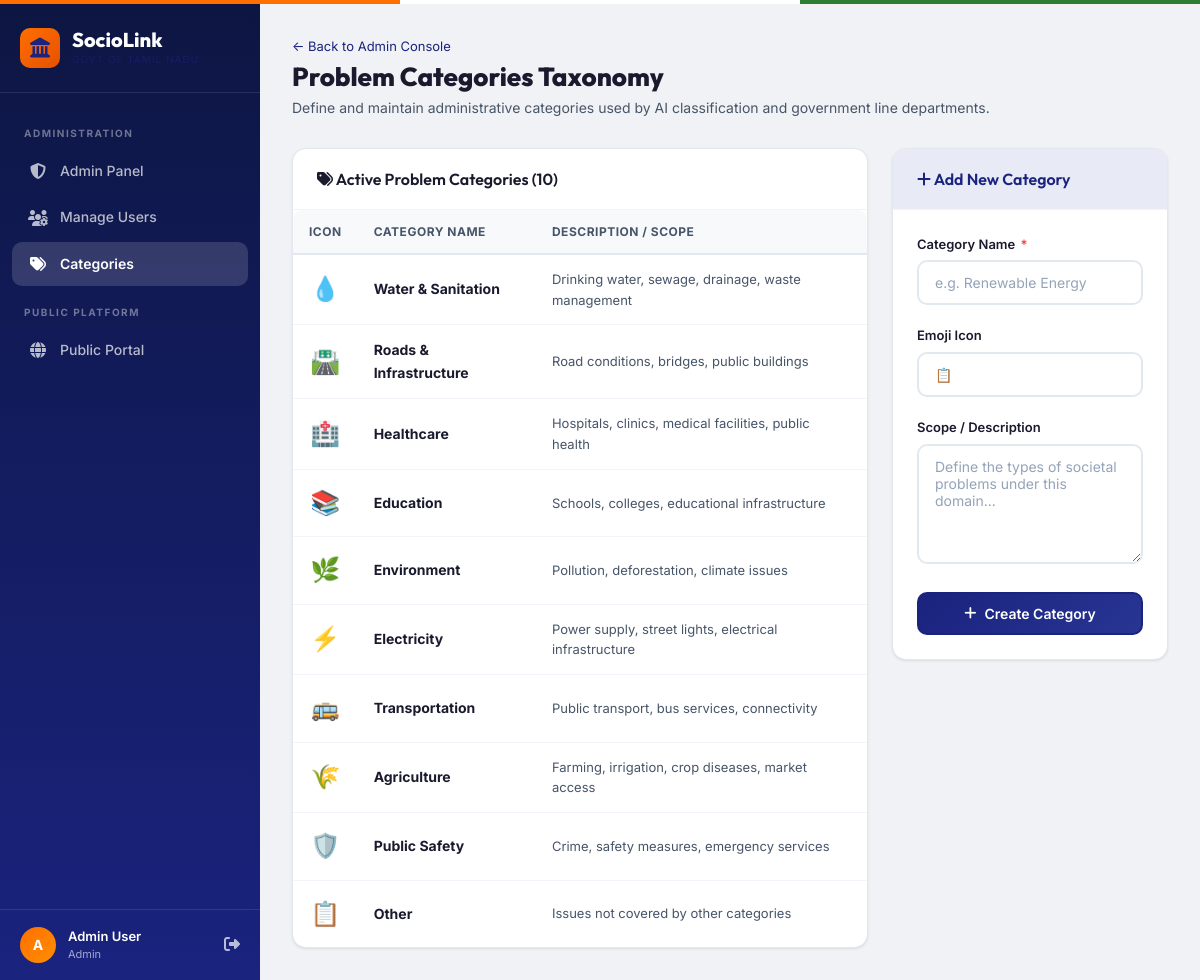
Page /admin/categories (signed in) on the committed database.
### tables this page shows
CREATE TABLE categories (
            id INTEGER PRIMARY KEY AUTOINCREMENT,
            name TEXT UNIQUE NOT NULL,
            description TEXT,
            icon TEXT
        );

### routes/admin.py (the view, shortened to what this page needs)
@admin_bp.route('/categories', methods=['GET', 'POST'])
@login_required
@role_required('admin')
def categories_list():
    db = get_db()
    categories = db.execute("SELECT * FROM categories").fetchall()
    db.close()
    return render_template('admin_categories.html', categories=categories)

### app.py (called while the page is built)
@app.context_processor
def inject_globals():
    return {
        'current_user': {
            'id': session.get('user_id'),
            'name': session.get('user_name'),
            'email': session.get('email'),
            'role': session.get('role'),
            'organization': session.get('organization'),
        } if 'user_id' in session else None
    }

### auth.py (called while the page is built)
def login_required(f):
    @wraps(f)
    def decorated_function(*args, **kwargs):
        if 'user_id' not in session:
            flash('Please log in to access this page.', 'warning')
            return redirect(url_for('auth.login'))
        return f(*args, **kwargs)
    return decorated_function

def role_required(*roles):
    def decorator(f):
        @wraps(f)
        def decorated_function(*args, **kwargs):
            if 'user_id' not in session:
                flash('Please log in to access this page.', 'warning')
                return redirect(url_for('auth.login'))
            if session.get('role') not in roles:
                flash('You do not have permission to access this page.', 'danger')
                return redirect(url_for('main.index'))
            return f(*args, **kwargs)
        return decorated_function
    return decorator

### database.py (called while the page is built)
def get_db():
    db = sqlite3.connect(DATABASE)
    db.row_factory = sqlite3.Row
    db.execute("PRAGMA foreign_keys = ON")
    return db

### templates/admin_categories.html (shortened to what this page needs)
{% extends "base.html" %}
{% block content %}
<div class="page-header flex justify-between items-center flex-wrap gap-2">
    <div>
        <div style="font-size: 13px; color: var(--text-muted); margin-bottom: 4px;">
            <a href="{{ url_for('admin.dashboard') }}">&larr; Back to Admin Console</a>
        </div>
        <h1>Problem Categories Taxonomy</h1>
        <p>Define and maintain administrative categories used by AI classification and government line departments.</p>
    </div>
</div>
<div class="grid grid-3 gap-3" style="align-items: flex-start;">
    <div style="grid-column: span 2;">
        <div class="card">
            <div class="card-header">
                <h3><i class="fa-solid fa-tags"></i> Active Problem Categories ({{ categories|length }})</h3>
            </div>
            <div class="card-body" style="padding: 0;">
                <div class="table-wrapper">
                    <table>
                        <thead>
                            <tr>
                                <th>Icon</th>
                                <th>Category Name</th>
                                <th>Description / Scope</th>
                            </tr>
                        </thead>
                        <tbody>
                            {% for c in categories %}
                            <tr>
                                <td style="font-size: 24px; text-align: center;">{{ c.icon }}</td>
                                <td><strong>{{ c.name }}</strong></td>
                                <td style="font-size: 13px; color: var(--text-secondary);">{{ c.description }}</td>
                            </tr>
                            {% endfor %}
                        </tbody>
                    </table>
                </div>
            </div>
        </div>
    </div>
    <div>
        <div class="card">
            <div class="card-header" style="background: var(--primary-50);">
                <h3 style="color: var(--primary);"><i class="fa-solid fa-plus"></i> Add New Category</h3>
            </div>
            <div class="card-body">
                <form action="{{ url_for('admin.categories_list') }}" method="POST">
                    <div class="form-group">
                        <label for="name">Category Name <span class="required">*</span></label>
                        <input type="text" id="name" name="name" class="form-control"
                               placeholder="e.g. Renewable Energy" required>
                    </div>
                    <div class="form-group">
                        <label for="icon">Emoji Icon</label>
                        <input type="text" id="icon" name="icon" class="form-control"
                               placeholder="e.g. ☀️ or 🌲" value="📋">
                    </div>
                    <div class="form-group">
                        <label for="description">Scope / Description</label>
                        <textarea id="description" name="description" class="form-control" rows="3"
                                  placeholder="Define the types of societal problems under this domain..."></textarea>
                    </div>
                    <button type="submit" class="btn btn-primary" style="width: 100%;">
                        <i class="fa-solid fa-plus"></i> Create Category
                    </button>
                </form>
            </div>
        </div>
    </div>
</div>
{% endblock %}

### rows in the picture
categories: icon "💧", name "Water & Sanitation", description "Drinking water, sewage, drainage, waste management"
categories: icon "🛣️", name "Roads & Infrastructure", description "Road conditions, bridges, public buildings"
categories: icon "🏥", name "Healthcare", description "Hospitals, clinics, medical facilities, public health"
categories: icon "📚", name "Education", description "Schools, colleges, educational infrastructure"
categories: icon "🌿", name "Environment", description "Pollution, deforestation, climate issues"
categories: icon "⚡", name "Electricity", description "Power supply, street lights, electrical infrastructure"
categories: icon "🚌", name "Transportation", description "Public transport, bus services, connectivity"
categories: icon "🌾", name "Agriculture", description "Farming, irrigation, crop diseases, market access"
categories: icon "🛡️", name "Public Safety", description "Crime, safety measures, emergency services"
categories: icon "📋", name "Other", description "Issues not covered by other categories"

### other values in the picture
{{ current_user.name[0]|upper }} "A"
{{ current_user.name }} "Admin User"
{{ current_user.role }} "Admin"
{{ categories|length }} "10"
